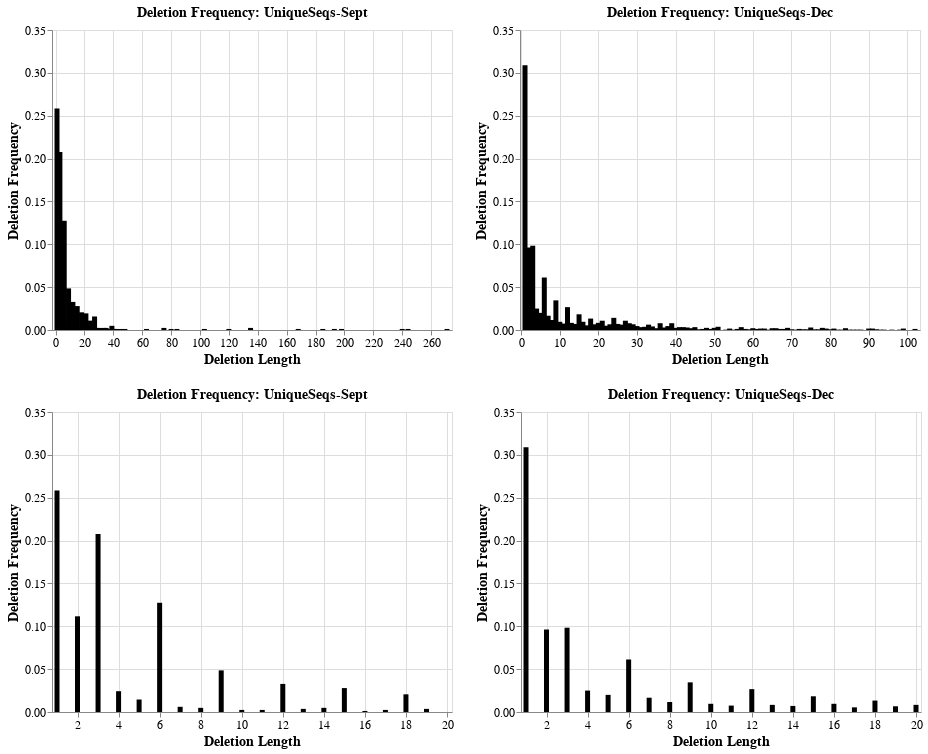

The notebook cell saved with this chart:
### Code cell
# Generate the subsetted histograms.
hist_unweight_sept_20 = alt.Chart(pairwise_deletion_subset.reset_index()).mark_bar(color='black').encode(
x = alt.X('Deletion_Length', title='Deletion Length',
          axis=alt.Axis(titleFontSize=14, labelFontSize=12),
          scale=alt.Scale(nice=False, domain=[1,20])),
y = alt.Y('Unweighted Frequency',
          title='Deletion Frequency',
          axis=alt.Axis(titleFontSize=14, labelFontSize=12),
          scale=alt.Scale(domain=[0,0.35]))).properties(title={"text":'Deletion Frequency: UniqueSeqs-Sept',
                                                                                             "fontSize":14
                                                                                             })

hist_unweight_dec_20 = alt.Chart(multi_deletion_subset.reset_index()).mark_bar(color='black').encode(
x = alt.X('Deletion_Length',title='Deletion Length',
          axis=alt.Axis(titleFontSize=14, labelFontSize=12),
          scale=alt.Scale(nice=False, domain=[1,20])),
y = alt.Y('Unweighted Frequency',
          title='Deletion Frequency',
          axis=alt.Axis(titleFontSize=14, labelFontSize=12),
          scale=alt.Scale(domain=[0,0.35]))).properties(title={"text":'Deletion Frequency: UniqueSeqs-Dec',
                                                                                             "fontSize":14
                                                                                             })
# Combine all four subplots.
(hist_unweight_sept | hist_unweight_dec)&(hist_unweight_sept_20|hist_unweight_dec_20)
